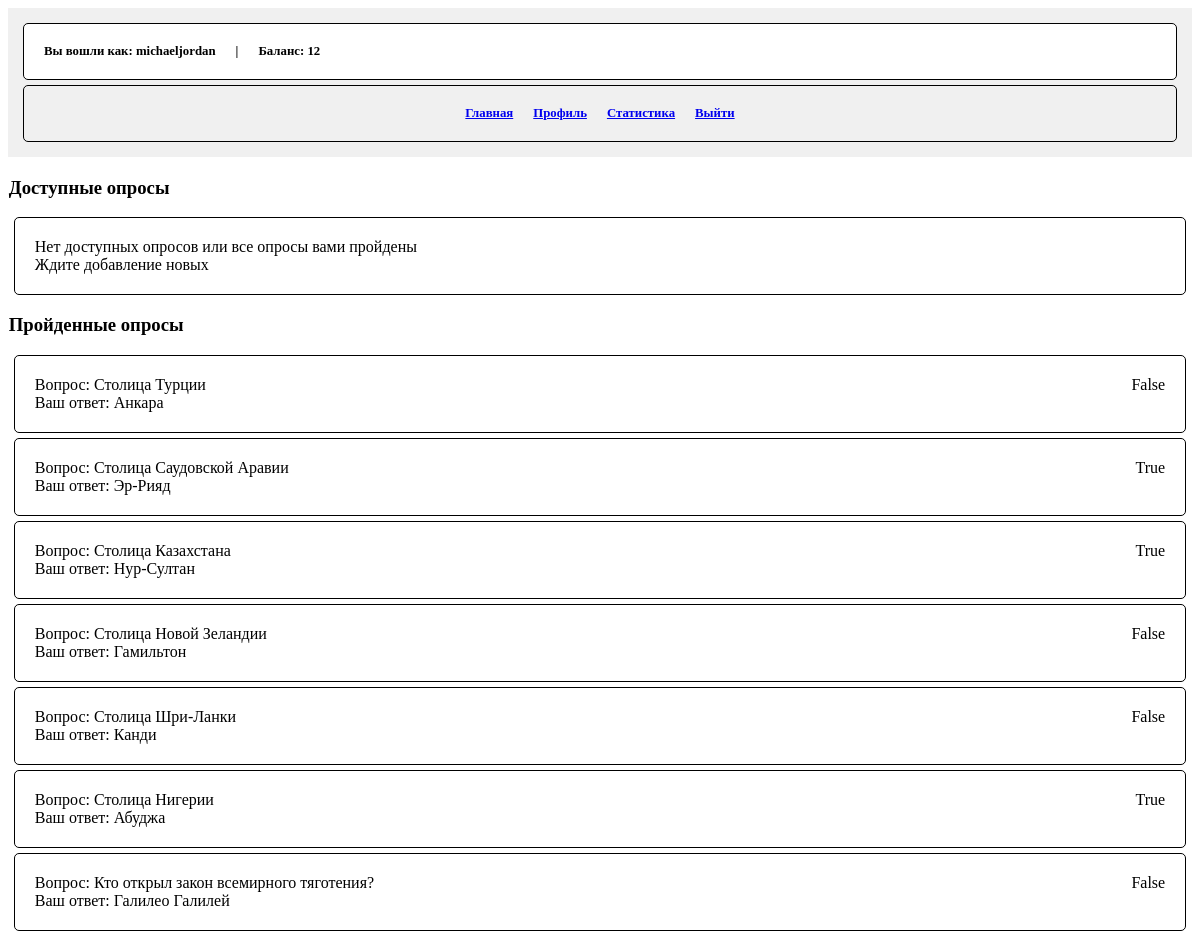
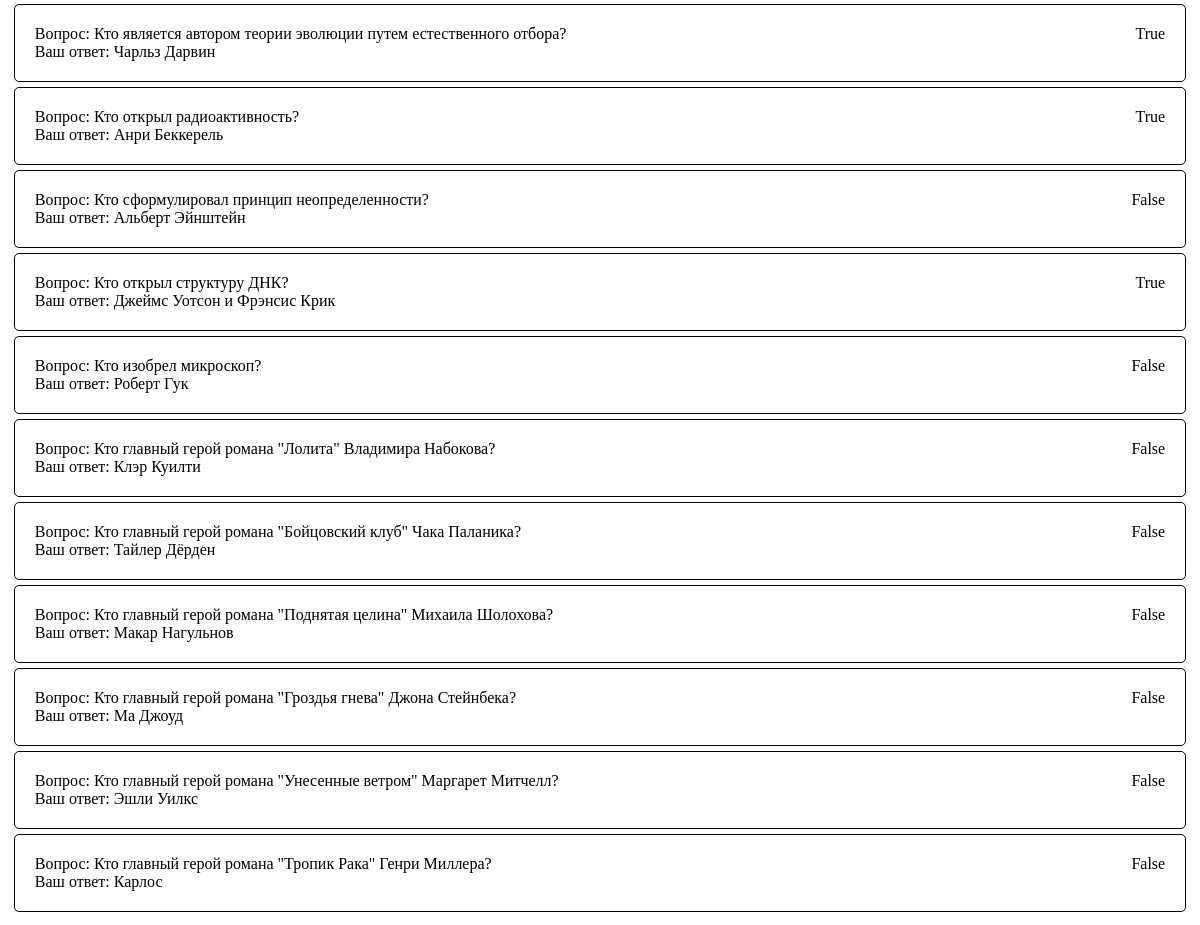
Page / (signed in) on the committed database (2 pictures, top to bottom).
### polls/models.py (models this page shows, shortened)
class UserProfile(models.Model):
    user = models.OneToOneField(User, on_delete=models.CASCADE)
    currency = models.IntegerField(default=0)
    background_color = models.CharField(max_length=7, default='#FFFFFF')
    border_color = models.CharField(max_length=7, default='#000000')

class UserAnswer(models.Model):
    user = models.ForeignKey(User, on_delete=models.CASCADE)
    question = models.ForeignKey(Question, on_delete=models.CASCADE)
    choice = models.ForeignKey(Choice, on_delete=models.CASCADE)
    result = models.BooleanField(default=False)

class Question(models.Model):
    quiz = models.ForeignKey(Quiz, on_delete=models.CASCADE)
    question_text = models.CharField(max_length=200)
    pub_date = models.DateTimeField("created_at")
    def __str__(self):
        return self.question_text

class Choice(models.Model):
    question = models.ForeignKey(Question, on_delete=models.CASCADE)
    choice_text = models.CharField(max_length=200)
    correct = models.BooleanField(default=False)
    def __str__(self):
        return self.choice_text

### polls/views.py (the view)
# urls.py: path('', views.quizzes_list, name='quizzes_list'),
@login_required
def quizzes_list(request):
    quizzes = Quiz.objects.all()
    answers = UserAnswer.objects.filter(user=request.user)
    quizzes_done = [answer.question.quiz for answer in answers]
    quizzes_available = [quiz for quiz in quizzes if quiz not in quizzes_done]
    return render(request, 'quizzes_list.html', {'quizzes': quizzes_available, 'answers': answers})

### polls/templates/quizzes_list.html (shortened to what this page needs)
{% extends 'base.html' %}
{% block content %}
    <h3>Доступные опросы</h3>
    {% if not quizzes %}
    <span>
        <a>Нет доступных опросов или все опросы вами пройдены<br>Ждите добавление новых</a>
    </span>
    {% endif %}
    <h3>Пройденные опросы</h3>
    {% for answer in answers %}
        <span>
            <a>Вопрос: {{ answer.question }}<br>Ваш ответ: {{ answer.choice }}</a>
            <a>{{ answer.result }}</a>
        </span>
    {% endfor %}
{% endblock %}

### polls/templates/base.html (shortened to what this page needs)
<!DOCTYPE html>
<html lang="en">
<head>
</head>
<body>
    <header>
        {% if user.is_authenticated %}
            <span style="border-color: {{ user.userprofile.border_color }}; background: {{ user.userprofile.background_color }};  display: flex; justify-content: flex-start;">
                <a>Вы вошли как: {{ user.username }}</a>
                <a>|</a>
                <a>Баланс: {{ user.userprofile.currency }}</a>
            </span>
            <span style="display: flex; justify-content: center;">
                <a href="{% url 'quizzes_list' %}">Главная</a>
                <a href="{% url 'user_profile' %}">Профиль</a>
                <a href="{% url 'user_list' %}">Статистика</a>
                <a href="{% url 'logout' %}">Выйти</a>
            </span>
        {% else %}
            <span>
                Вы не вошли в систему
            </span>
        {% endif %}
    </header>
    <main>
        {% block content %}
        {% endblock %}
    </main>
</body>
</html>

### polls/templates/base.html (style rules this page uses)
header { display: block; font-size: .8em; font-weight: bold; justify-content: space-between; padding: 10px; background-color: #f0f0f0; }
main { padding: .8px; }
span { display: flex; font-size: 1em; justify-content: space-between; border: 1px solid black; border-radius: 5px; margin: 5px; padding: 10px; }
a { padding: 10px; }

### rows in the picture
UserAnswer: question "Столица Турции", choice "Анкара", result "False"
UserAnswer: question "Столица Саудовской Аравии", choice "Эр-Рияд", result "True"
UserAnswer: question "Столица Казахстана", choice "Нур-Султан", result "True"
UserAnswer: question "Столица Новой Зеландии", choice "Гамильтон", result "False"
UserAnswer: question "Столица Шри-Ланки", choice "Канди", result "False"
UserAnswer: question "Столица Нигерии", choice "Абуджа", result "True"
UserAnswer: question "Кто открыл закон всемирного тяготения?", choice "Галилео Галилей", result "False"
UserAnswer: question "Кто является автором теории эволюции путем естественного отбора?", choice "Чарльз Дарвин", result "True"
UserAnswer: question "Кто открыл радиоактивность?", choice "Анри Беккерель", result "True"
UserAnswer: question "Кто сформулировал принцип неопределенности?", choice "Альберт Эйнштейн", result "False"
UserAnswer: question "Кто открыл структуру ДНК?", choice "Джеймс Уотсон и Фрэнсис Крик", result "True"
UserAnswer: question "Кто изобрел микроскоп?", choice "Роберт Гук", result "False"
UserAnswer: question "Кто главный герой романа \"Лолита\" Владимира Набокова?", choice "Клэр Куилти", result "False"
UserAnswer: question "Кто главный герой романа \"Бойцовский клуб\" Чака Паланика?", choice "Тайлер Дёрден", result "False"
UserAnswer: question "Кто главный герой романа \"Поднятая целина\" Михаила Шолохова?", choice "Макар Нагульнов", result "False"
UserAnswer: question "Кто главный герой романа \"Гроздья гнева\" Джона Стейнбека?", choice "Ма Джоуд", result "False"
UserAnswer: question "Кто главный герой романа \"Унесенные ветром\" Маргарет Митчелл?", choice "Эшли Уилкс", result "False"
UserAnswer: question "Кто главный герой романа \"Тропик Рака\" Генри Миллера?", choice "Карлос", result "False"

### other values in the picture
{{ user.username }} "michaeljordan"
{{ user.userprofile.currency }} "12"
